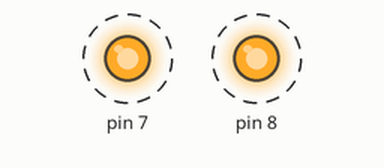
Recording of a sketch running on a simulated Arduino Uno, built with avr-gcc and run on an emulated ATmega328P. Shown: output pins drawn as LEDs (lit = HIGH). Dashed ring = blinking. What the sketch prints to the serial monitor is not drawn.

Above: at 0.2 s.
Timing chart, 0 to 4.6 s (numbered marks = the images above):
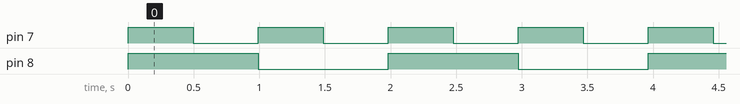

Measured:
- by itself, pin 7: alternates HIGH for 0.50 s and LOW for 0.50 s
- by itself, pin 8: alternates HIGH for 0.99 s and LOW for 0.99 s
- by itself, everything shown: repeats every 2.0 s, in 6 steps

The sketch:

passar_struct_parametros.ino
```cpp
#include "Arduino_FreeRTOS.h"
#include "task.h"

#define LED1 7
#define LED2 8

typedef struct pisca_led
{
  uint16_t Tempo_ms;
  uint8_t pino;
} led_t;

led_t led1 = {500, LED1}; //LED1: delay 500ms (1Hz), pino 7
led_t led2 = {1000, LED2}; //LED2: delay 1000ms (0,5Hz), pino 8

/* Variáveis para armazenamento do handle das tasks*/
TaskHandle_t Tarefa1Handle = NULL;
TaskHandle_t Tarefa2Handle = NULL;

/*protítipos das Tasks*/
void vTarefa1(void *pvParameters);

void setup()
{
  Serial.begin(9600);
  xTaskCreate(vTarefa1, "Tarefa1", 128, (void *)&led1, 1, &Tarefa1Handle);
  xTaskCreate(vTarefa1, "Tarefa2", 128, (void *)&led2, 1, &Tarefa2Handle);
}

void loop()
{
}

void vTarefa1(void *pvParameters) // Mesma função chamada com 2 tarefas diferentes
{
  led_t *led = (led_t *)pvParameters; //faz a leitura da struct passada
  pinMode(led->pino, OUTPUT);         //configura pino como saída
  while (1)
  {
    Serial.println("Piscando o LED no pino: " + String(led->pino));
    digitalWrite(led->pino, !digitalRead(led->pino));
    vTaskDelay(pdMS_TO_TICKS(led->Tempo_ms));
    }
}
```
